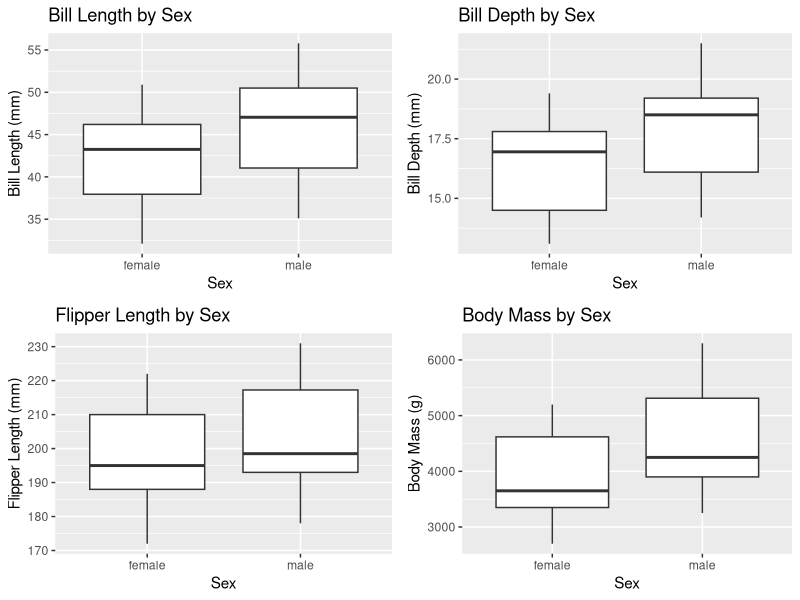
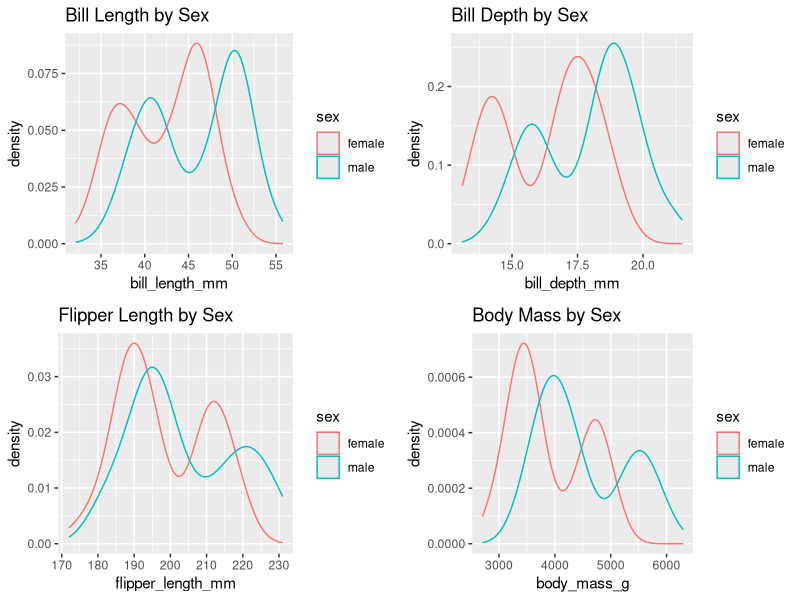

The R script that drew these images, in order:
## ---- chunk 1
library(palmerpenguins)
library(tidyverse)
library(gridExtra)
options(scipen=999)

Data<- penguins
## removing penguins with no gender specified and columns 2 through 8
Data<-Data[complete.cases(Data[,7]),-c(2,8)]
##80-20 split
set.seed(1) ##Always set a seed for reproduceable results
sample<-sample.int(nrow(Data), floor(.80*nrow(Data)), replace = F)
train<-Data[sample,] ##training data frame
test<-Data[-sample,] ##test data frame
## ---- chunk 2
##Setting up BoxPlots by giving them a variable name, allows them to be callable and allows them to be placed into a grid

bp1<-ggplot(train, aes(x=sex, y=bill_length_mm))+
  geom_boxplot()+
  labs(x="Sex", y="Bill Length (mm)", title= "Bill Length by Sex")

bp2<-ggplot(train, aes(x=sex, y= bill_depth_mm))+
  geom_boxplot()+
  labs(x="Sex", y="Bill Depth (mm)", title= "Bill Depth by Sex")

bp3<-ggplot(train, aes(x=sex, y=flipper_length_mm))+
  geom_boxplot()+
  labs(x="Sex", y="Flipper Length (mm)", title= "Flipper Length by Sex")

bp4<-ggplot(train, aes(x=sex, y=body_mass_g))+
  geom_boxplot()+
  labs(x="Sex", y="Body Mass (g)", title= "Body Mass by Sex")

## function allows for the 4 box plots to be put in a 2 by 2 matrix
grid.arrange(bp1,bp2,bp3,bp4, ncol = 2, nrow =2)
## ---- chunk 3
## Setting up density plots of penguin size measurements
dp1<-ggplot(train,aes(x=bill_length_mm, color=sex))+
  geom_density()+
  labs(title="Bill Length by Sex")

dp2<-ggplot(train,aes(x=bill_depth_mm, color=sex))+
  geom_density()+
  labs(title="Bill Depth by Sex")

dp3<-ggplot(train,aes(x=flipper_length_mm, color=sex))+
  geom_density()+
  labs(title="Flipper Length by Sex")

dp4<-ggplot(train,aes(x=body_mass_g, color=sex))+
  geom_density()+
  labs(title="Body Mass by Sex")

grid.arrange(dp1,dp2,dp3,dp4, ncol=2, nrow=)

## ---- chunk 4
result<- glm(sex~., family = "binomial", data = train)
## Including Species to be able to control for species in the model
summary(result)
## ---- chunk 5
result2<- glm(sex~.-flipper_length_mm, family = "binomial", data = train)
## Removed flipper length from model and refitting to evaluate further variables
summary(result2)
## ---- chunk 6
levels(Data$species)
## ---- chunk 7
new_gentoo<-data.frame(bill_depth_mm=15, bill_length_mm=49, body_mass_g=5700, flipper_length_mm=220, species="Gentoo")

##making prediction for log odds
log_odds<-predict(result2,new_gentoo)
log_odds
## ---- chunk 8
## prediction for odds
odds<- exp(log_odds)
odds
## ---- chunk 9
prob<- odds/(1+odds)
prob
## ---- chunk 10
##likelihood ratio test
deltaG2<- result2$null.deviance-result2$deviance
deltaG2
## ---- chunk 11
1-pchisq(deltaG2, 5) # df = 5 including species to go from full model to null reduced model, unsure if this value should actually be, but same answer both ways.
